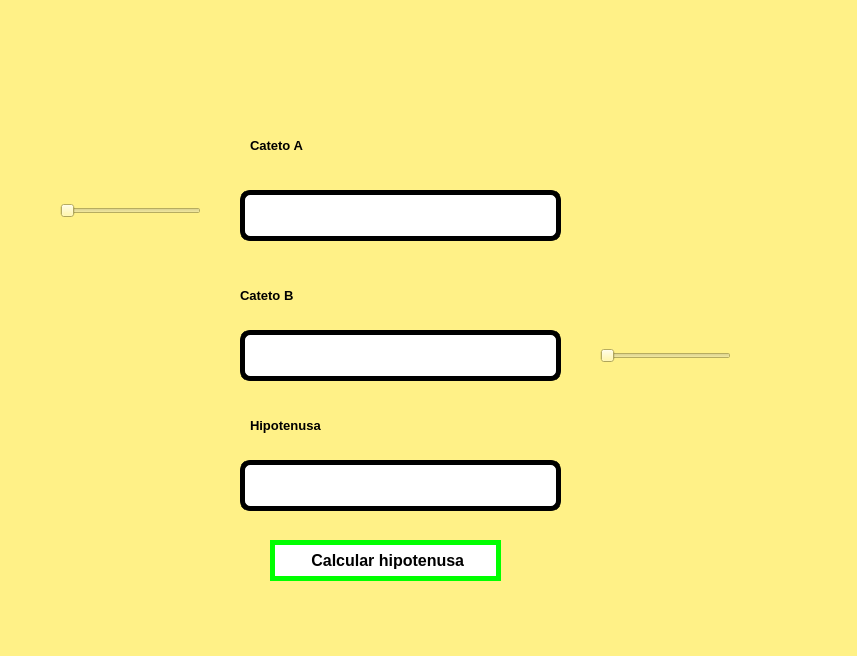
<?xml version="1.0" encoding="UTF-8"?>
<ui version="4.0">
 <class>MainWindow</class>
 <widget class="QMainWindow" name="MainWindow">
  <property name="geometry">
   <rect>
    <x>0</x>
    <y>0</y>
    <width>857</width>
    <height>656</height>
   </rect>
  </property>
  <property name="windowTitle">
   <string>MainWindow</string>
  </property>
  <property name="styleSheet">
   <string notr="true">background-color: rgb(255, 241, 135);</string>
  </property>
  <widget class="QWidget" name="centralwidget">
   <widget class="QLabel" name="imagen">
    <property name="geometry">
     <rect>
      <x>50</x>
      <y>30</y>
      <width>131</width>
      <height>111</height>
     </rect>
    </property>
    <property name="styleSheet">
     <string notr="true"/>
    </property>
    <property name="text">
     <string/>
    </property>
    <property name="pixmap">
     <pixmap resource="../Archivos/Recursos.qrc">:/ejercicios/FIT_logo_vertical.png</pixmap>
    </property>
    <property name="scaledContents">
     <bool>true</bool>
    </property>
   </widget>
   <widget class="QLabel" name="imagen_3">
    <property name="geometry">
     <rect>
      <x>580</x>
      <y>430</y>
      <width>181</width>
      <height>181</height>
     </rect>
    </property>
    <property name="styleSheet">
     <string notr="true"/>
    </property>
    <property name="text">
     <string/>
    </property>
    <property name="pixmap">
     <pixmap resource="../Archivos/Recursos.qrc">:/ejercicios/wero.jpg</pixmap>
    </property>
    <property name="scaledContents">
     <bool>true</bool>
    </property>
   </widget>
   <widget class="QLabel" name="label_2">
    <property name="geometry">
     <rect>
      <x>560</x>
      <y>60</y>
      <width>221</width>
      <height>91</height>
     </rect>
    </property>
    <property name="text">
     <string/>
    </property>
    <property name="pixmap">
     <pixmap resource="../Archivos/Recursos.qrc">:/ejercicios/log_uat_nuevo.png</pixmap>
    </property>
    <property name="scaledContents">
     <bool>true</bool>
    </property>
   </widget>
   <widget class="QLineEdit" name="hipo">
    <property name="geometry">
     <rect>
      <x>240</x>
      <y>460</y>
      <width>321</width>
      <height>51</height>
     </rect>
    </property>
    <property name="font">
     <font>
      <pointsize>12</pointsize>
      <weight>75</weight>
      <bold>true</bold>
     </font>
    </property>
    <property name="styleSheet">
     <string notr="true">border-radius: 10px;
background-color: rgb(255, 255, 255);
border:5px solid black;
</string>
    </property>
    <property name="text">
     <string/>
    </property>
    <property name="alignment">
     <set>Qt::AlignCenter</set>
    </property>
   </widget>
   <widget class="QLabel" name="label">
    <property name="geometry">
     <rect>
      <x>250</x>
      <y>130</y>
      <width>111</width>
      <height>31</height>
     </rect>
    </property>
    <property name="font">
     <font>
      <pointsize>10</pointsize>
      <weight>75</weight>
      <bold>true</bold>
     </font>
    </property>
    <property name="text">
     <string>Cateto A</string>
    </property>
   </widget>
   <widget class="QLabel" name="label_3">
    <property name="geometry">
     <rect>
      <x>240</x>
      <y>280</y>
      <width>111</width>
      <height>31</height>
     </rect>
    </property>
    <property name="font">
     <font>
      <pointsize>10</pointsize>
      <weight>75</weight>
      <bold>true</bold>
     </font>
    </property>
    <property name="text">
     <string>Cateto B</string>
    </property>
   </widget>
   <widget class="QLineEdit" name="CampoCB">
    <property name="geometry">
     <rect>
      <x>240</x>
      <y>330</y>
      <width>321</width>
      <height>51</height>
     </rect>
    </property>
    <property name="font">
     <font>
      <pointsize>12</pointsize>
      <weight>75</weight>
      <bold>true</bold>
     </font>
    </property>
    <property name="styleSheet">
     <string notr="true">border-radius: 10px;
background-color: rgb(255, 255, 255);
border:5px solid black;</string>
    </property>
    <property name="text">
     <string/>
    </property>
    <property name="alignment">
     <set>Qt::AlignCenter</set>
    </property>
   </widget>
   <widget class="QLabel" name="label_4">
    <property name="geometry">
     <rect>
      <x>250</x>
      <y>410</y>
      <width>221</width>
      <height>31</height>
     </rect>
    </property>
    <property name="font">
     <font>
      <pointsize>10</pointsize>
      <weight>75</weight>
      <bold>true</bold>
     </font>
    </property>
    <property name="text">
     <string>Hipotenusa</string>
    </property>
   </widget>
   <widget class="QLineEdit" name="CampoCA">
    <property name="geometry">
     <rect>
      <x>240</x>
      <y>190</y>
      <width>321</width>
      <height>51</height>
     </rect>
    </property>
    <property name="font">
     <font>
      <pointsize>12</pointsize>
      <weight>75</weight>
      <bold>true</bold>
     </font>
    </property>
    <property name="styleSheet">
     <string notr="true">border-radius: 10px;
background-color: rgb(255, 255, 255);
border:5px solid black;
</string>
    </property>
    <property name="text">
     <string/>
    </property>
    <property name="alignment">
     <set>Qt::AlignCenter</set>
    </property>
   </widget>
   <widget class="QPushButton" name="btn_calcular">
    <property name="geometry">
     <rect>
      <x>270</x>
      <y>540</y>
      <width>231</width>
      <height>41</height>
     </rect>
    </property>
    <property name="font">
     <font>
      <pointsize>12</pointsize>
      <weight>75</weight>
      <bold>true</bold>
     </font>
    </property>
    <property name="styleSheet">
     <string notr="true">background-color: rgb(255,255,255);
color: rgb(0,0,0);
border-radius:25px;
border:5px solid lime</string>
    </property>
    <property name="text">
     <string> Calcular hipotenusa</string>
    </property>
   </widget>
   <widget class="QSlider" name="BarraCA">
    <property name="geometry">
     <rect>
      <x>60</x>
      <y>180</y>
      <width>141</width>
      <height>61</height>
     </rect>
    </property>
    <property name="orientation">
     <enum>Qt::Horizontal</enum>
    </property>
   </widget>
   <widget class="QSlider" name="BarraCB">
    <property name="geometry">
     <rect>
      <x>600</x>
      <y>320</y>
      <width>131</width>
      <height>71</height>
     </rect>
    </property>
    <property name="orientation">
     <enum>Qt::Horizontal</enum>
    </property>
   </widget>
  </widget>
  <widget class="QMenuBar" name="menubar">
   <property name="geometry">
    <rect>
     <x>0</x>
     <y>0</y>
     <width>857</width>
     <height>26</height>
    </rect>
   </property>
  </widget>
  <widget class="QStatusBar" name="statusbar"/>
 </widget>
 <resources>
  <include location="../Archivos/Recursos.qrc"/>
 </resources>
 <connections/>
</ui>
